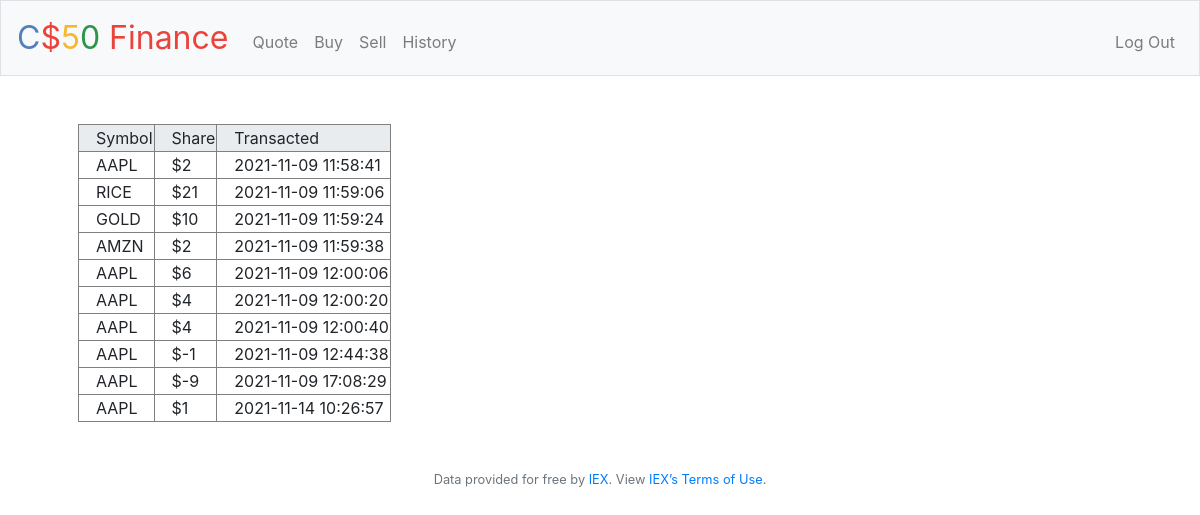
The app's page /history (signed in) with its own data.
### tables this page shows
CREATE TABLE 'shares' ('user_id' integer, 'share' numeric, 'symbol' text, 'time' timestamp DEFAULT CURRENT_TIMESTAMP);

### app.py (the view)
@app.route("/history")
@login_required
def history():
    history = db.execute('SELECT * FROM shares WHERE user_id IN (?)', session['user_id'])
    return render_template("history.html", history=history)

### app.py (called while the page is built)
@app.after_request
def after_request(response):
    response.headers["Cache-Control"] = "no-cache, no-store, must-revalidate"
    response.headers["Expires"] = 0
    response.headers["Pragma"] = "no-cache"
    return response

### helpers.py (called while the page is built)
def login_required(f):
    @wraps(f)
    def decorated_function(*args, **kwargs):
        if session.get("user_id") is None:
            return redirect("/login")
        return f(*args, **kwargs)
    return decorated_function

### templates/history.html (shortened to what this page needs)
{% extends "layout.html" %}
{% block main %}
    <table border="1" class="space left">
        <thead class="jumbotron">
            <tr>
                <td>Symbol </td>
                <td> Share </td>
                <td> Transacted </td>
            </tr>
        </thead>
        <tbody>
            {% for row in history %}
                <tr>
                    <td>{{row.symbol}} </td>
                    <td> ${{row.share}} </td>
                    <td> {{row.time}} </td>
                </tr>
            {% endfor %}
        </tbody>
    </table>
{% endblock %}

### static/styles.css (style rules this page uses)
.left { text-align: left; }
.space { text-indent: 1em; }

### records on screen
shares: symbol "AAPL", share "2", time "2021-11-09 11:58:41"
shares: symbol "RICE", share "21", time "2021-11-09 11:59:06"
shares: symbol "GOLD", share "10", time "2021-11-09 11:59:24"
shares: symbol "AMZN", share "2", time "2021-11-09 11:59:38"
shares: symbol "AAPL", share "6", time "2021-11-09 12:00:06"
shares: symbol "AAPL", share "4", time "2021-11-09 12:00:20"
shares: symbol "AAPL", share "4", time "2021-11-09 12:00:40"
shares: symbol "AAPL", share "-1", time "2021-11-09 12:44:38"
shares: symbol "AAPL", share "-9", time "2021-11-09 17:08:29"
shares: symbol "AAPL", share "1", time "2021-11-14 10:26:57"
